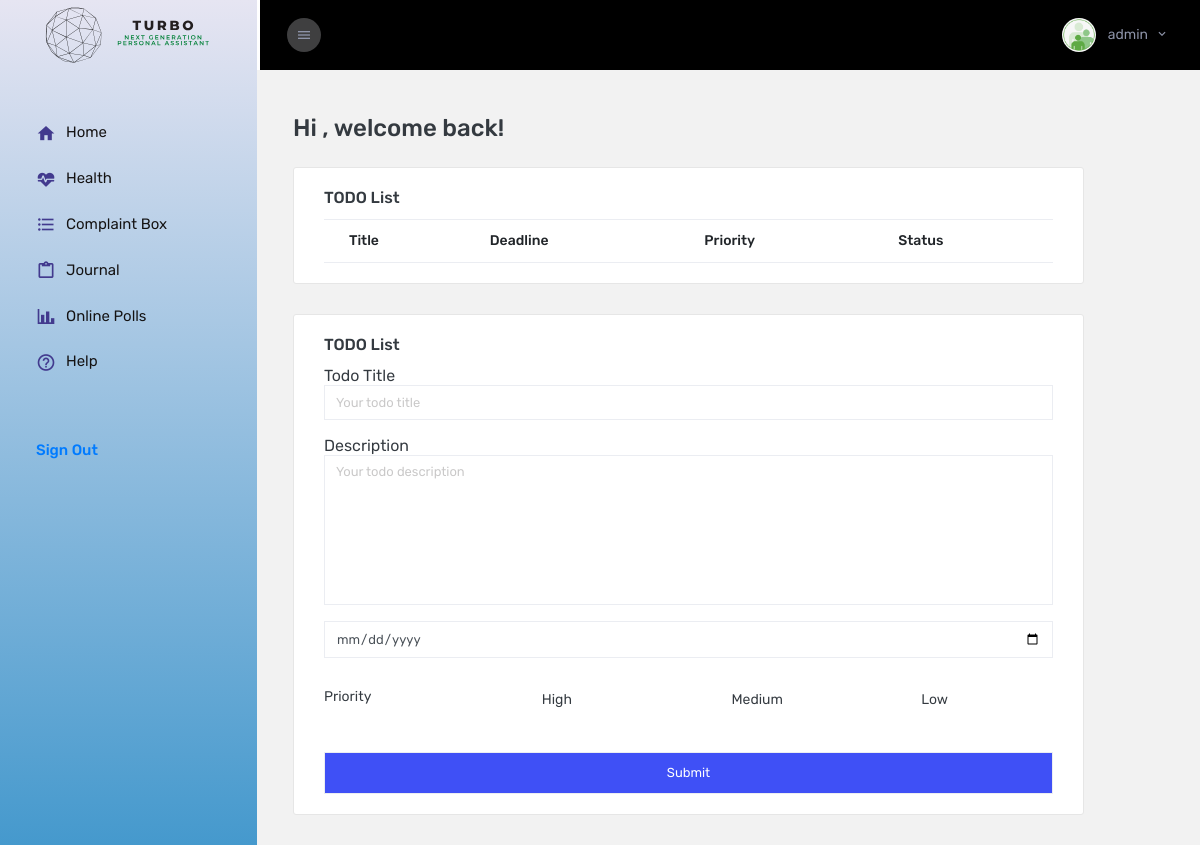
Page /todo/ (signed in) on the earlier database version.
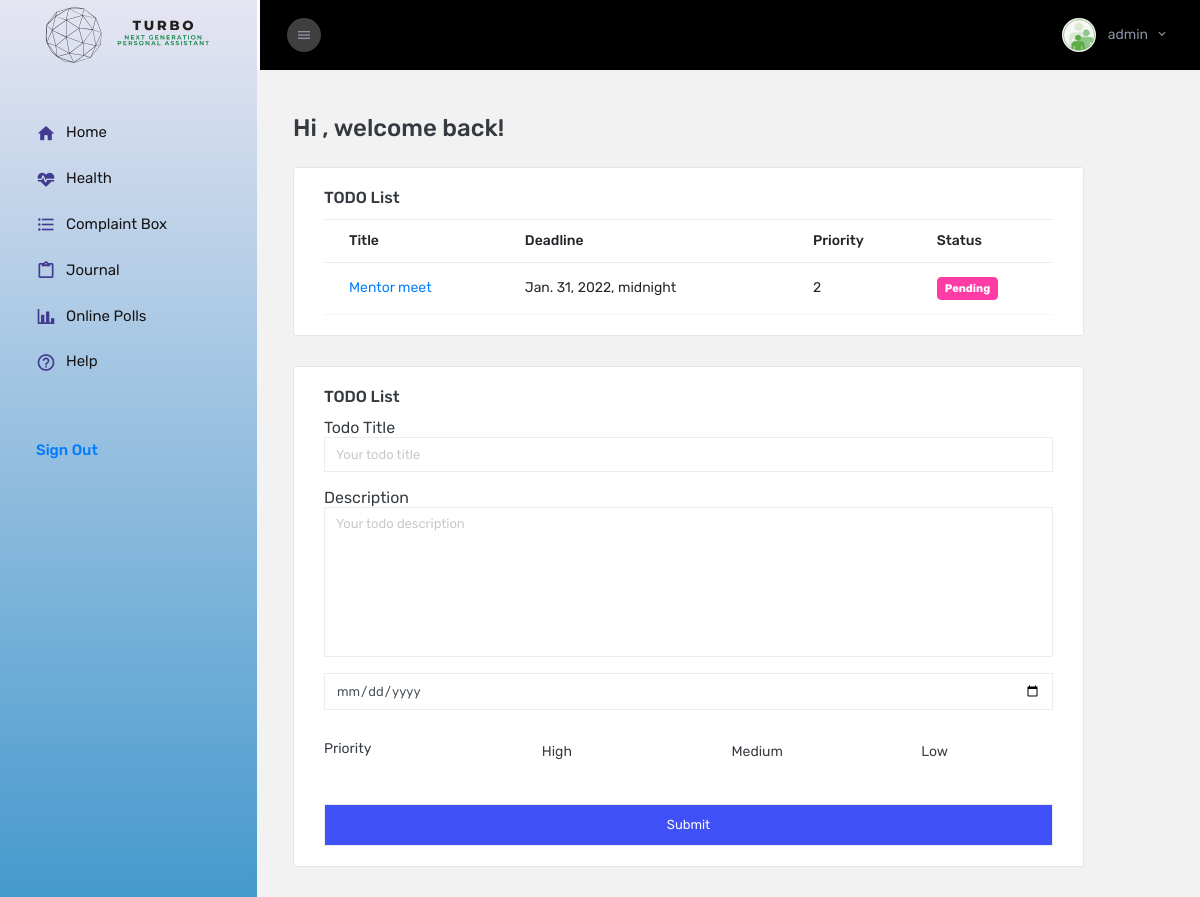
Same page on the later database version.
### app/models.py (models this page shows)
class Todo(models.Model):
    PRIORITY_CHOICES = (
        (1, "High priority"),
        (2, "Medium priority"),
        (3, "Low priority"),
    )
    title = models.CharField(max_length=75)
    description = models.TextField(max_length=500)
    user = models.ForeignKey(User, on_delete=models.CASCADE)
    deadline_time = models.DateTimeField()
    priority = models.IntegerField(choices=PRIORITY_CHOICES)
    status = models.IntegerField(default=0)

### app/views.py (the view)
# urls.py: path('todo/', list_todos, name="todo"),
@login_required
def list_todos(request):
    if request.method == "GET":
        todos = Todo.objects.filter(user = request.user)
        context = {
            'todos': todos
        }
        return render(request, "app/todo.html", context)

### app/templates/app/todo.html (shortened to what this page needs)
{% extends "app/base.html" %}
{% block content%}
  <div class="row">
    <div class="col-xl-12 grid-margin stretch-card">
      <div class="card">
        <div class="card-body">
          <h4 class="card-title">TODO List</h4>
          <div class="table-responsive">
            <table class="table">
              <thead>
                <tr>
                  <th>Title</th>
                  <th>Deadline</th>
                  <th>Priority</th>
                  <th>Status</th>
                </tr>
              </thead>
              <tbody>
                {% for todo in todos %}
                <tr>
                  <td><a href="{% url 'detailed_todos' todo.id %}">{{ todo.title }}</a></td>
                  <td>{{ todo.deadline_time }}</td>
                  <td>{{ todo.priority }}</td>
                  <td>
                    {% if todo.status %}
                    <label class="badge badge-success">Completed</label>
                    {% else %}
                    <label class="badge badge-danger">Pending</label>
                    {% endif %}
                  </td>
                </tr>
                {% endfor %}
              </tbody>
            </table>
          </div>
        </div>
        </div>
        </div>
        <div class="col-xl-12 grid-margin stretch-card">
          <div class="card">
            <div class="card-body">
              <h4 class="card-title">TODO List</h4>
          <form action="{% url 'create_todo' %}" method="POST">
           Todo Title<br>
            <p><input  class="form-control" name="todo_title" id="todo_title"  type="text" placeholder="Your todo title"></p>
            Description<br>
            <p><textarea class="form-control" name="todo_description" id="todo_description" cols="30" rows="10" placeholder="Your todo description"></textarea></p>
            <p><input  class="form-control" name="todo_deadline" id="todo_deadline"  type="date" placeholder="Deadline"></p>
            <div class="form-group row">
              <label class="col-sm-3 col-form-label">Priority</label>
              <div class="col-sm-3">
                <div class="form-check">
                  <label class="form-check-label">
                    <input type="radio" class="form-check-input" name="todo_priority" id="todo_priority1" value="1" checked /> High </label>
                </div>
              </div>
              <div class="col-sm-3">
                <div class="form-check">
                  <label class="form-check-label">
                    <input type="radio" class="form-check-input" name="todo_priority" id="todo_priority2" value="2" /> Medium </label>
                </div>
              </div>
              <div class="col-sm-3">
                <div class="form-check">
                  <label class="form-check-label">
                    <input type="radio" class="form-check-input" name="todo_priority" id="todo_priority3" value="3" /> Low </label>
                </div>
              </div>
            </div>
            <input  class="form-control btn btn-primary mr-2" type="submit" value="Submit">
        </form>
      </div>
    </div>
    </div>
    </div>
        </div>
{% endblock content %}

### app/templates/app/base.html (shortened to what this page needs)
{% load static %}
<!DOCTYPE html>
<html lang="en">
<head>
  <link rel="stylesheet" href="{% static 'assets/vendors/mdi/css/materialdesignicons.min.css' %}" />
  <link rel="stylesheet" href="{% static 'assets/vendors/flag-icon-css/css/flag-icon.min.css' %}" />
  <link rel="stylesheet" href="{% static 'assets/vendors/css/vendor.bundle.base.css' %}" />
  <link rel="stylesheet" href="{% static 'assets/vendors/font-awesome/css/font-awesome.min.css' %}" />
  <link rel="stylesheet" href="{% static 'assets/vendors/bootstrap-datepicker/bootstrap-datepicker.min.css' %}" />
  <link rel="stylesheet" href="{% static 'assets/css/style.css' %}" />
</head>
<body>
  <div class="container-scroller">
    <nav class="sidebar sidebar-offcanvas" id="sidebar">
      <div class="text-center sidebar-brand-wrapper d-flex align-items-center">
        <span class="menu-title"> <a class="p-3 mt-3" href="/"><img src="{% static 'assets/images/logo.svg' %}"
              alt="logo" width="225px" /></a></span>
      </div>
      <ul class="nav">
        <li class="nav-item nav-profile">
          <a class="nav-link">
          </a>
        </li>
        <li class="nav-item">
          <a class="nav-link" href="{% url 'todo' %}">
            <i class="mdi mdi-home menu-icon"></i>
            <span class="menu-title">Home</span>
          </a>
        </li>
        <li class="nav-item">
          <a class="nav-link" href="{% url 'health' %}">
            <i class="mdi mdi-heart-pulse menu-icon"></i>
            <span class="menu-title">Health</span>
          </a>
        </li>
        <li class="nav-item">
          <a class="nav-link" href="/complaintbox/">
            <i class="mdi mdi-format-list-bulleted menu-icon"></i>
            <span class="menu-title">Complaint Box</span>
          </a>
        </li>
        <li class="nav-item">
          <a class="nav-link" href="{% url 'journal' %}">
            <i class="mdi mdi-clipboard-outline menu-icon"></i>
            <span class="menu-title">Journal</span>
          </a>
        </li>
        <li class="nav-item">
          <a class="nav-link" href="/onlinepolls/">
            <i class="mdi mdi-chart-bar menu-icon"></i>
            <span class="menu-title">Online Polls</span>
          </a>
        </li>
        <li class="nav-item">
          <a class="nav-link" href="/help/">
            <i class="mdi mdi-help-circle-outline menu-icon"></i>
            <span class="menu-title">Help</span>
          </a>
        </li>
        <li class="nav-item sidebar-actions">
          <div class="nav-link">
            <div class="mt-4">
              <ul class="mt-4 pl-0">
                <li><a href="/logout/">Sign Out</a></li>
              </ul>
            </div>
          </div>
        </li>
      </ul>
    </nav>
    <div class="container-fluid page-body-wrapper">
      <nav class="navbar col-lg-12 col-12 p-lg-0 fixed-top d-flex flex-row">
        <div class="navbar-menu-wrapper d-flex align-items-stretch justify-content-between">
          <button class="navbar-toggler navbar-toggler align-self-center mr-2" type="button" data-toggle="minimize">
            <i class="mdi mdi-menu"></i>
          </button>
          <ul class="navbar-nav navbar-nav-right ml-lg-auto">
            <li class="nav-item nav-profile dropdown border-0">
              <a class="nav-link dropdown-toggle" id="profileDropdown" href="/" data-toggle="dropdown">
                <img class="nav-profile-img mr-2" alt="" src="{% static 'assets/images/loginusers.png' %}" />
                <span class="profile-name">{{user.username}}</span>
              </a>
            </li>
          </ul>
        </div>
      </nav>
      <div class="main-panel">
        <div class="content-wrapper pb-0">
          <div class="page-header flex-wrap">
            <h3 class="mb-0"> Hi {{user.first_name}} {{user.last_name}} , welcome back! </h3>
          </div>
          {% block content %}
          {% endblock content %}
        </div>
      </div>
      <footer class="footer">
      </footer>
    </div>
</body>
</html>

Differences in the rows shown:
added Todo: title "Mentor meet", deadline_time "Jan. 31, 2022, midnight", priority "2", status "Pending"
